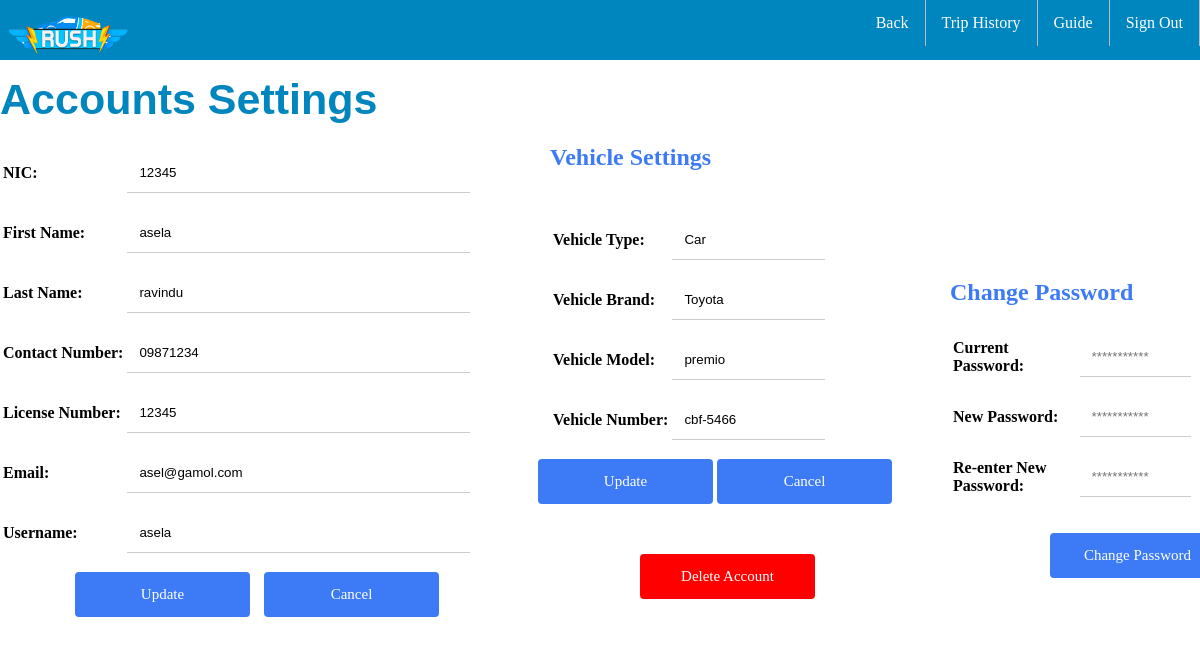
Page /RushFinal/Driver/DriverSettings.php (signed in) on the committed database.
### tables this page shows
CREATE TABLE `driver_det` (
  `DID` int(5) NOT NULL,
  `Dnic` varchar(13) NOT NULL,
  `Dfname` varchar(50) NOT NULL,
  `Dlname` varchar(50) NOT NULL,
  `Dlicno` varchar(20) NOT NULL,
  `Dtelno` varchar(12) NOT NULL,
  `Demail` varchar(50) NOT NULL,
  `Duname` varchar(50) NOT NULL,
  `Dpass` varchar(50) NOT NULL,
  `is_deleted` varchar(3) NOT NULL
);

CREATE TABLE `vehicle_det` (
  `VID` int(5) NOT NULL,
  `DID` int(5) NOT NULL,
  `Vtype` varchar(20) NOT NULL,
  `Vbrand` varchar(30) NOT NULL,
  `Vmodel` varchar(30) NOT NULL,
  `Vnumber` varchar(8) NOT NULL,
  `Reg_date` date NOT NULL,
  `is_deleted` varchar(3) NOT NULL
);

### RushFinal/Driver/DriverSettings.php (the view, shortened to what this page needs)
<?php
include "../conn.php";
$Duname = $_SESSION['uname'];
$query = mysqli_query($conn, "SELECT * FROM  driver_det WHERE Duname='$Duname'") or die("echo(mysqli_error())");
$row = mysqli_fetch_array($query);
$did=$row["DID"];
$query2 = mysqli_query($conn, "SELECT * FROM  vehicle_det WHERE DID='$did'") or die("echo(mysqli_error())");
$row2 = mysqli_fetch_array($query2);
?>
<html>
<head>
<link rel="stylesheet" href="../css/driverexternal1.css">
</head>
<body>
	<div>
		<ul style="width: 100%;">
			<li style="float:right"><a href="../logout.php">Sign Out</a></li>
			<li style="float:right"><a href="./FAQ.php">Guide</a></li>
			<li style="float:right"><a href="./drivtrip.php">Trip History</a></li>
			<li style="float:right"><a href="./DriverDashBoard.php">Back</a></li>
			<li style="float:left"><img src="../img/rushlogo2.png" alt="logo" height="7%"></li>
		</ul>
	</div>
<div class="left">
<h1>Accounts Settings</h1><br />
<form method="post" class="data" action="updatedriverdet.php">
<table border=0>
<tr>
<td>
NIC:</td><td>
<input type="text" id="Dnic" name="Dnic" size=12 placeholder="NIC number..." value="<?php echo $row['Dnic']; ?>" ><br /></td></tr>
<tr>
<td>
First Name:</td><td>
<input type="text" id="Dfname" name="Dfname" size=15 placeholder="First name..." value="<?php echo $row['Dfname']; ?>" ><br /></td></tr>
<tr>
<td>
Last Name:</td><td>
<input type="text" id="Dlname" name="Dlname" size=20 placeholder="Last name..." value="<?php echo $row['Dlname']; ?>" ><br /></td></tr>
<tr>
<td>
Contact Number:</td><td>
<input type="text" id="Dtelno" name="Dtelno" size=10 placeholder="Contact number..." value="<?php echo $row['Dtelno']; ?>" ><br /></td></tr>
<tr>
<td>
License Number:</td><td>
<input type="text" id="Dlicense" name="Dlicense" size=10 placeholder="License number..." value="<?php echo $row['Dlicno']; ?>" ><br /></td></tr>
<tr>
<td>
Email:</td><td>
<input type="text" id="Demail" name="Demail" size=40 placeholder="Email address..." value="<?php echo $row['Demail']; ?>" ><br /></td></tr>
<tr>
<td>
Username:</td><td>
<input type="text" id="Duname" name="Duname" size=40 placeholder="Username..." value="<?php echo $row['Duname']; ?>" readonly><br /></td></tr>
</table>
<input type="submit" name="submitbutton1" Value="Update" style="width:175px; margin-left:75px; margin-right: 10px">
<input type="submit" value="Cancel" style="width:175px;">
</form>
</div>
<div style="margin-top:7%; margin-left: 550px;">
	<h2 style="color:#3D7AF5;">Vehicle Settings</h2><br />
	<form method="post" class="data" action="updatevehicle.php">
		<table border=0>
		<tr>
		<td>
		Vehicle Type:</td><td>
		<input type="text" id="vtype" name="vtype" size=12 placeholder="Vehicle Type..." value="<?php echo $row2['Vtype']; ?>" readonly><br /></td></tr>
		<tr>
		<td>
		Vehicle Brand:</td><td>
		<input type="text" id="Vbrand" name="Vbrand" size=15 placeholder="Vehicle Brand..." value="<?php echo $row2['Vbrand']; ?>"><br /></td></tr>
		<tr>
		<td>
		Vehicle Model:</td><td>
		<input type="text" id="Vmodel" name="Vmodel" size=15 placeholder="Vehicle Model..." value="<?php echo $row2['Vmodel']; ?>"><br /></td></tr>
		<tr>
		<td>
		Vehicle Number:</td><td>
		<input type="text" id="Vnumber" name="Vnumber" size=15 placeholder="Vehicle Number..." value="<?php echo $row2['Vnumber']; ?>"><br /></td></tr>
		</table>
		<input type="submit" name="submitbutton1" Value="Update" style="width:175px; margin-left:-12px; ">
        <input type="submit" value="Cancel" style="width:175px;">
    </form>
    <form method="post" action="deletedriv.php">
	<input class="delete" type="submit" name="submitbutton1" Value="Delete Account" style="margin-top:4%; width:175px; margin-left:90px; background-color: red;">
</form>
</div>
<div  style="margin-top:-29%; margin-left: 950px;">
<h2 style="color:#3D7AF5;">Change Password</h2>
	<form method="post" class="data" action="changepass.php">
		<table border=0>
			<tr>
				<td>
					Current Password:</td>
				<td>
					<input type="password" id="Dopass" name="Dopass" minlength="4" placeholder="***********"></td></tr>
				<td>
					New Password:</td>
				<td>
					<input type="password" id="Dnpass" name="Dnpass" minlength="4" placeholder="***********"></td></tr>
				<tr>
				<td>
					Re-enter New Password:</td>
				<td>
					<input type="password" id="Depass" name="Depass" minlength="4" placeholder="***********"></td></tr>
		</table>
		<input type="submit" name="submitbutton1" Value="Change Password" style="width:175px; margin-left:100px; margin-top:10%;"> <br />
	</form>
</div>
</body>
</html>

### RushFinal/css/driverexternal1.css (style rules this page uses)
body { margin-top: 0px; margin-bottom: 0px; padding-bottom: -10%; margin-left: 0px; margin-right: 0px; }
h1 { padding-top:15px; margin: 0px; font-family: Trebuchet MS,Helvetica Neu,Helvetica, Arial, sans-serif; font-size:43px; color:#0086bf; }
.left { position: absolute; text-align:left; height:100%; }
input[type=text], input[type=password] { width:95%; padding: 12px; margin: 8px 0; display: inline-block; border: 1px solid #ccc; display: inline-block; text-align: left; border-radius: 0px; box-sizing: border-box; border-top-style: hidden; border-right-style: hidden; border-left-style: hidden; border-bottom-style: groove; outline: none; }
input[type=submit], input[type=reset] { width: 30%; background-color: #3D7AF5; color: white; padding: 14px 20px; margin: 8px 0; border: none; border-radius: 4px; font-family: Trebuchet MS; font-size:15px; cursor: pointer; text-align:center; }
tr, td { font-family:Trebuchet MS; font-weight: bold; }
ul { list-style-type: none; margin: 0; padding: 0; overflow: hidden; background-color: #0086bf; font-family:Trebuchet MS; }
li { float: left; border-right:1px solid #bbb; }
li:last-child { border-right: none; }
li a { display: block; color: white; text-align: center; padding: 14px 16px; text-decoration: none; }

### rows in the picture
driver_det: Dnic "12345", Dfname "asela", Dlname "ravindu", Dtelno "09871234", Dlicense "12345", Demail "asel@gamol.com", Duname "asela"
vehicle_det: vtype "Car", Vbrand "Toyota", Vmodel "premio", Vnumber "cbf-5466"
